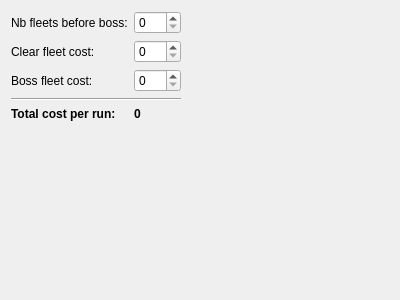
<?xml version="1.0" encoding="UTF-8"?>
<ui version="4.0">
 <class>ToolMissionCost</class>
 <widget class="QWidget" name="ToolMissionCost">
  <property name="geometry">
   <rect>
    <x>0</x>
    <y>0</y>
    <width>400</width>
    <height>300</height>
   </rect>
  </property>
  <property name="windowTitle">
   <string>Form</string>
  </property>
  <layout class="QGridLayout" name="gridLayout">
   <item row="0" column="0">
    <widget class="QLabel" name="nbFleetBeforeBossLabel">
     <property name="text">
      <string>Nb fleets before boss:</string>
     </property>
    </widget>
   </item>
   <item row="0" column="2" rowspan="6">
    <spacer name="horizontalSpacer">
     <property name="orientation">
      <enum>Qt::Horizontal</enum>
     </property>
     <property name="sizeHint" stdset="0">
      <size>
       <width>40</width>
       <height>20</height>
      </size>
     </property>
    </spacer>
   </item>
   <item row="1" column="0">
    <widget class="QLabel" name="clearFleetCostLabel">
     <property name="text">
      <string>Clear fleet cost:</string>
     </property>
    </widget>
   </item>
   <item row="4" column="1">
    <widget class="QLabel" name="totalCostLabel">
     <property name="font">
      <font>
       <weight>75</weight>
       <bold>true</bold>
      </font>
     </property>
     <property name="text">
      <string>0</string>
     </property>
    </widget>
   </item>
   <item row="2" column="1">
    <widget class="QSpinBox" name="bossFleetCostSpinBox">
     <property name="maximum">
      <number>999</number>
     </property>
    </widget>
   </item>
   <item row="2" column="0">
    <widget class="QLabel" name="bossFleetCostLabel">
     <property name="text">
      <string>Boss fleet cost:</string>
     </property>
    </widget>
   </item>
   <item row="0" column="1">
    <widget class="QSpinBox" name="nbFleetBeforeBossSpinBox"/>
   </item>
   <item row="4" column="0">
    <widget class="QLabel" name="totalCostTitleLabel">
     <property name="font">
      <font>
       <weight>75</weight>
       <bold>true</bold>
      </font>
     </property>
     <property name="text">
      <string>Total cost per run:</string>
     </property>
    </widget>
   </item>
   <item row="5" column="0" colspan="2">
    <spacer name="verticalSpacer">
     <property name="orientation">
      <enum>Qt::Vertical</enum>
     </property>
     <property name="sizeHint" stdset="0">
      <size>
       <width>20</width>
       <height>40</height>
      </size>
     </property>
    </spacer>
   </item>
   <item row="1" column="1">
    <widget class="QSpinBox" name="clearFleetCostSpinBox">
     <property name="maximum">
      <number>999</number>
     </property>
    </widget>
   </item>
   <item row="3" column="0" colspan="2">
    <widget class="Line" name="line">
     <property name="orientation">
      <enum>Qt::Horizontal</enum>
     </property>
    </widget>
   </item>
  </layout>
 </widget>
 <resources/>
 <connections/>
</ui>
